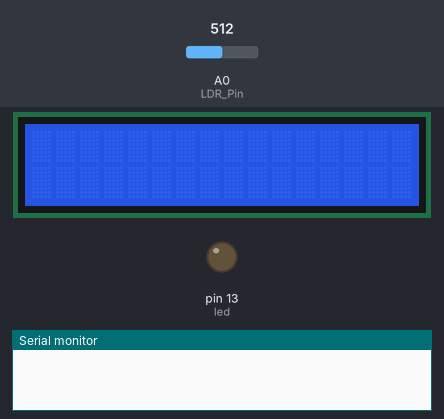
A sketch run on a simulated Arduino Uno, built with avr-gcc and run on an emulated ATmega328P. Parts: 16×2 character LCD, output pins drawn as LEDs (lit = HIGH), the last lines printed to the serial monitor. Inputs (shaded band) come from the test bench; at power-on: A0 (LDR_Pin) = 512.

Above: at 1.2 s.
1.3 s: A0 (LDR_Pin) set to 986
2.8 s: A0 (LDR_Pin) set to 1016
At 4.0 s:
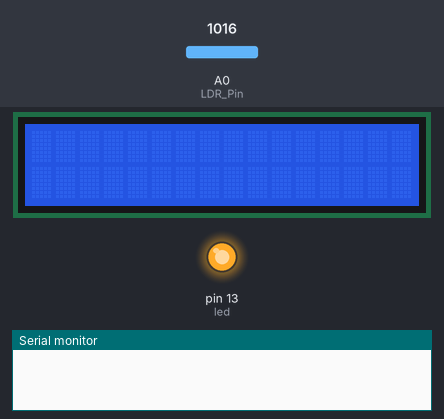
4.3 s: A0 (LDR_Pin) set to 990
At 5.1 s:
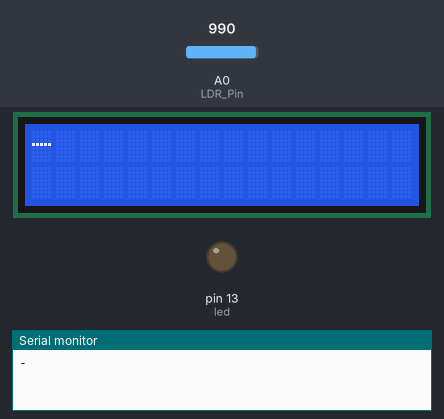
5.8 s: A0 (LDR_Pin) set to 1010
At 6.3 s:
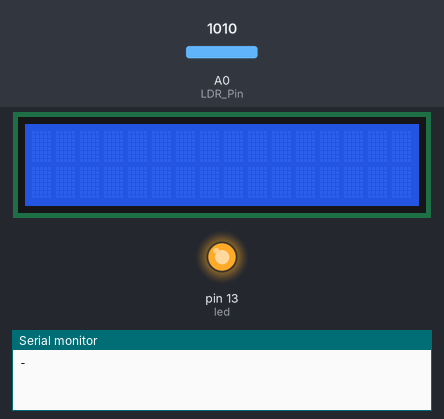
7.3 s: A0 (LDR_Pin) set to 900
At 8.6 s:
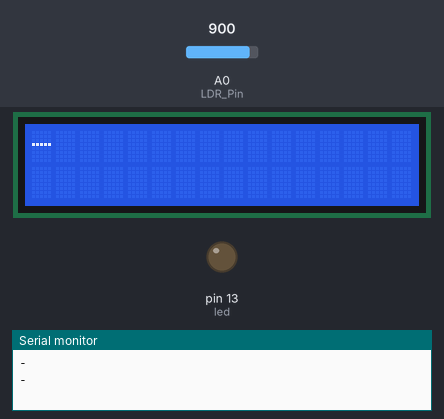
Timing chart, 0 to 9.8 s (numbered marks = the images above; inputs shaded):
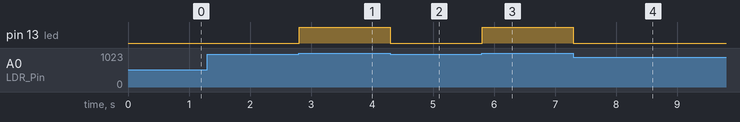

The sketch:

read_ldr_convert_dots_dashes.ino
```cpp
int LDR_Pin = A0; //analog pin 0
int led = 13;
//Maximum reading from the LDR with laser on.
int LDR_Maxvalue=1000;
int dot_length=800;
int dash_length=2500;
int letter_pause=2400;
#include <LiquidCrystal.h>

LiquidCrystal lcd(8, 9, 4, 5, 6, 7);
// 10k between GND and A0
// LDR between 5V and A0


void setup(){
  Serial.begin(9600);
  pinMode(led, OUTPUT);

  lcd.begin(16,2);

}
int counter_high = 0;
int counter_low = 0;

void loop(){

  int LDRReading = analogRead(LDR_Pin);
//  Serial.println(LDRReading);
  if (LDRReading >= LDR_Maxvalue){
  counter_high++ ;
   if ( counter_low > 0 ){
//     Serial.print("Low\t");
//     Serial.print(counter_low);
//     Serial.print("\n");
   }
   if ( counter_low >= letter_pause) {
      Serial.println();
      lcd.clear();
      lcd.setCursor(0, 0);

  }

     counter_low=0;
     digitalWrite(led, HIGH);


  } else {
//   Serial.print(".");
  counter_low++;
  if ( counter_high > 0 ){
//      Serial.print("High\t");
//   Serial.print(counter_high);

  }
  if ( (counter_high <= letter_pause ) &&( counter_high >=dot_length)){
//      Serial.print(counter_high);
    Serial.print(".");
    lcd.print(".");
  }
  if ( counter_high > letter_pause ){
 //         Serial.print(counter_high);
        Serial.print("-");
        lcd.print("-");
  }

      counter_high=0;
      digitalWrite(led, LOW);

  }


}
```

Measured:
- the behaviour switches between 999 and 1000 on A0 (LDR_Pin) (found by bisection; images 0 and 1)
- after the input at 1.3 s, every drawn part: stays the same
- after the input at 2.8 s, pin 13 (led): LOW → HIGH at once
- after the input at 4.3 s, pin 13 (led): HIGH → LOW at once
- after the input at 5.8 s, pin 13 (led): LOW → HIGH at once
- after the input at 7.3 s, pin 13 (led): HIGH → LOW at once
